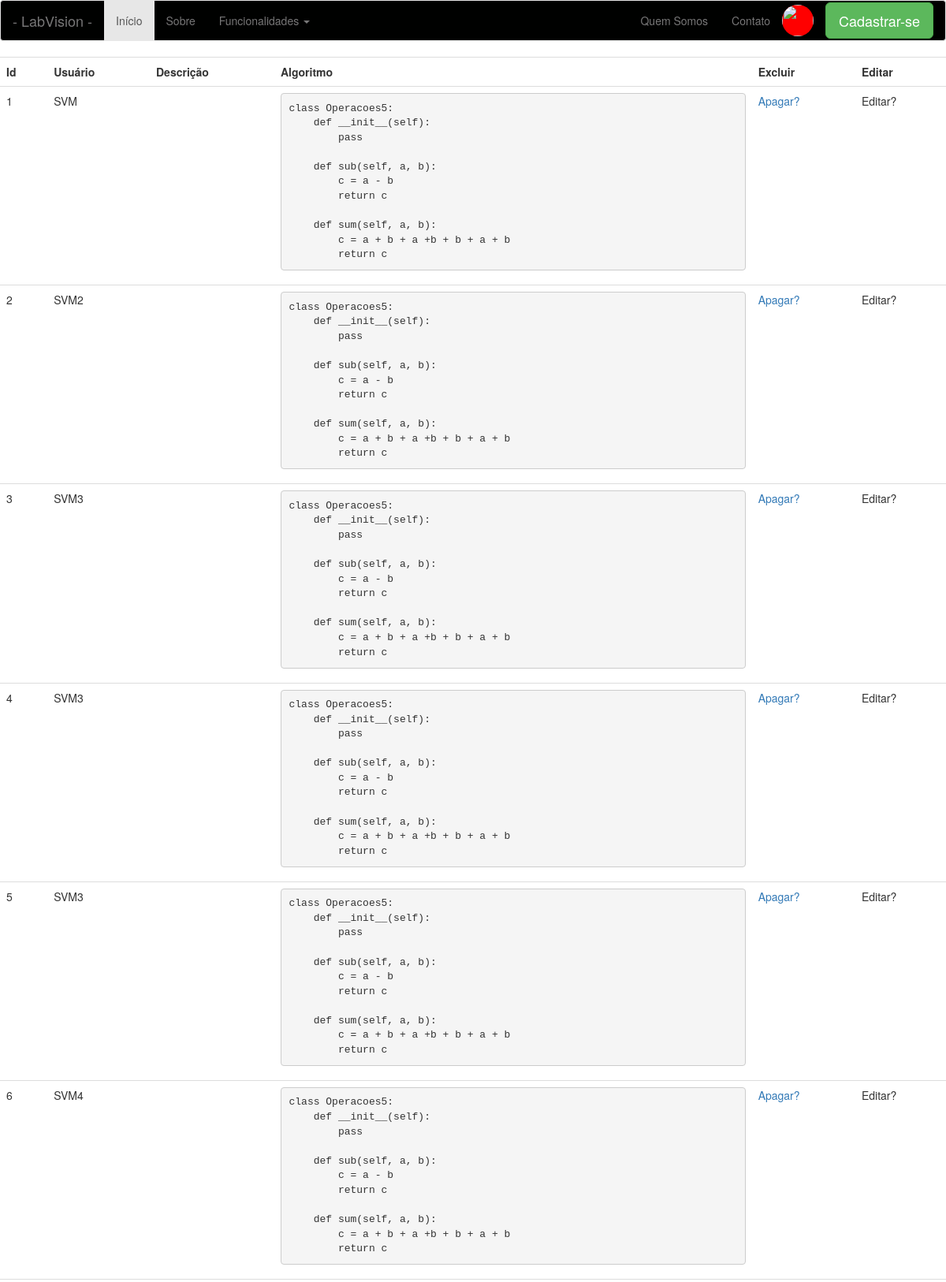
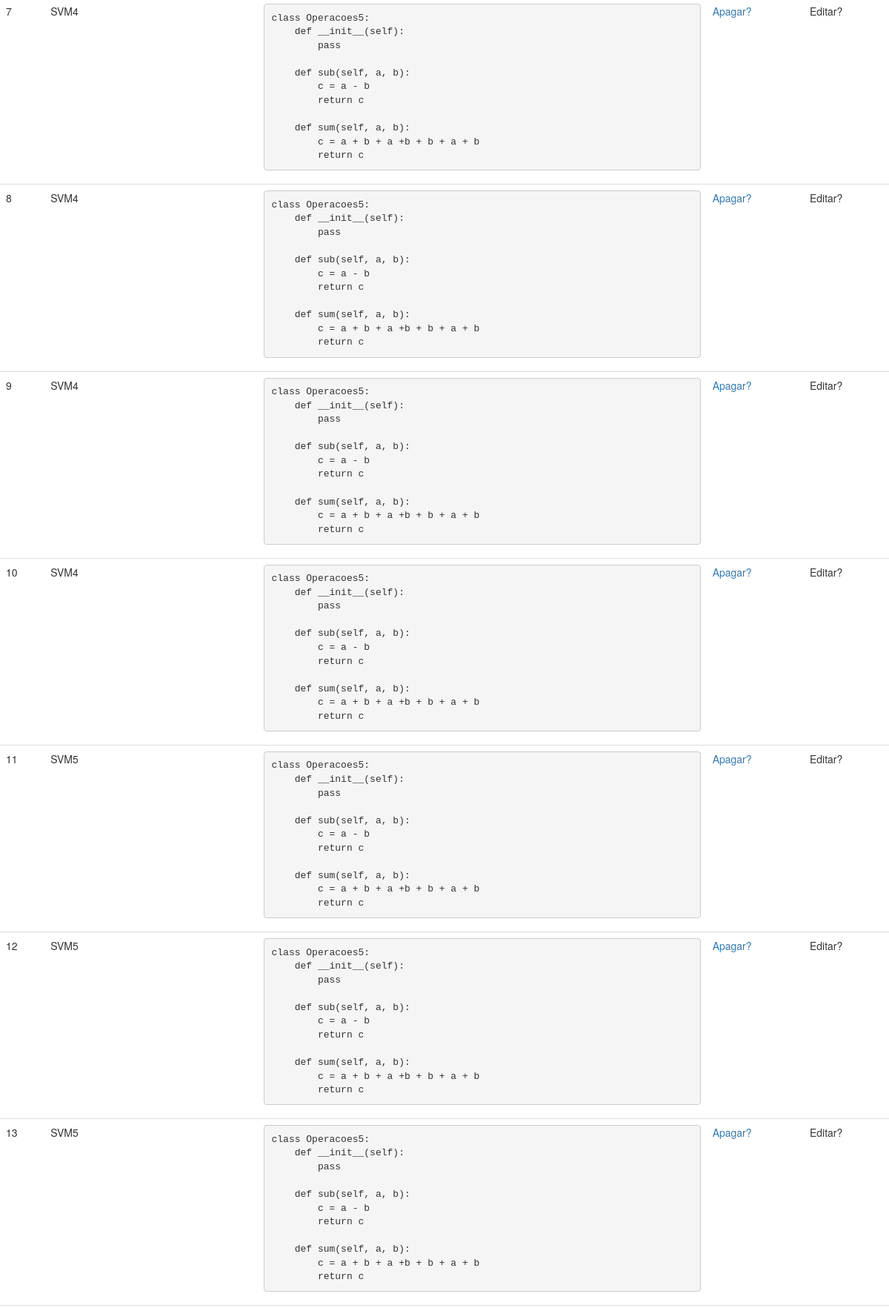
Screenshot of /listar-algoritmos2 (signed in, upper part) with the database file from the repository (2 pictures, top to bottom).
### app/models/tables.py (models this page shows, shortened)
class Algoritmo(db.Model):
    __tablename__= "algoritmos"
    id = db.Column(db.Integer, primary_key=True)
    nome = db.Column(db.String(20))
    algoritmo = db.Column(db.Text)
    usuario = db.Column(db.Integer, db.ForeignKey('usuarios.id'))

### app/controllers/default.py (the view)
@app.route('/listar-algoritmos2', methods=['GET'])
def listar_algoritmos2():
    algoritmo = Algoritmo.query.filter_by(usuario=current_user.get_id()).all()
    return render_template('listar-algoritmos2.html', algoritmo=algoritmo)

### app/controllers/default.py (called while the page is built)
@login_manager.user_loader
def load_user(id):
    return Usuario.query.filter_by(id=id).first()

### app/models/tables.py (called while the page is built)
    def get_id(self):
        return str(self.id)

### app/templates/listar-algoritmos2.html
{% include 'base/head.html' %}
{% include 'base/nav_bar.html' %}
<div class="table-responsive">
    <form action="/grade">
        <table class="table">
            <tr>
                <th>Id</th>
                <th>Usuário</th>
                <th>Descrição</th>
                <th>Algoritmo</th>
                <th>Excluir</th>
                <th>Editar</th>
            </tr>
            {% for a in algoritmo %}
            <tr>
                <td>
                    {{ a.id }}
                </td>
                <td>
                    {{ a.nome }}
                </td>
                <td>
                </td>
                <td>
                    <pre>{{ a.algoritmo }}</pre>
                </td>
                <td>
                    <a href="{{ url_for('cadastrar_algoritmo') }}">Apagar?</a>
                </td>
                <td>
                    Editar?
                </td>
            </tr>
            {% endfor %}
        </table>
    </form>
</div>
{% include 'base/footer.html' %}

### rows the page displays
Algoritmo: id "1", nome "SVM", algoritmo "class Operacoes5: def __init__(self): pass def sub(self, a, b): c = a - b return c def sum(self, a, b): c = a + b + a +b + b + a + b return c"
Algoritmo: id "2", nome "SVM2", algoritmo "class Operacoes5: def __init__(self): pass def sub(self, a, b): c = a - b return c def sum(self, a, b): c = a + b + a +b + b + a + b return c"
Algoritmo: id "3", nome "SVM3", algoritmo "class Operacoes5: def __init__(self): pass def sub(self, a, b): c = a - b return c def sum(self, a, b): c = a + b + a +b + b + a + b return c"
Algoritmo: id "4", nome "SVM3", algoritmo "class Operacoes5: def __init__(self): pass def sub(self, a, b): c = a - b return c def sum(self, a, b): c = a + b + a +b + b + a + b return c"
Algoritmo: id "5", nome "SVM3", algoritmo "class Operacoes5: def __init__(self): pass def sub(self, a, b): c = a - b return c def sum(self, a, b): c = a + b + a +b + b + a + b return c"
Algoritmo: id "6", nome "SVM4", algoritmo "class Operacoes5: def __init__(self): pass def sub(self, a, b): c = a - b return c def sum(self, a, b): c = a + b + a +b + b + a + b return c"
Algoritmo: id "7", nome "SVM4", algoritmo "class Operacoes5: def __init__(self): pass def sub(self, a, b): c = a - b return c def sum(self, a, b): c = a + b + a +b + b + a + b return c"
Algoritmo: id "8", nome "SVM4", algoritmo "class Operacoes5: def __init__(self): pass def sub(self, a, b): c = a - b return c def sum(self, a, b): c = a + b + a +b + b + a + b return c"
Algoritmo: id "9", nome "SVM4", algoritmo "class Operacoes5: def __init__(self): pass def sub(self, a, b): c = a - b return c def sum(self, a, b): c = a + b + a +b + b + a + b return c"
Algoritmo: id "10", nome "SVM4", algoritmo "class Operacoes5: def __init__(self): pass def sub(self, a, b): c = a - b return c def sum(self, a, b): c = a + b + a +b + b + a + b return c"
Algoritmo: id "11", nome "SVM5", algoritmo "class Operacoes5: def __init__(self): pass def sub(self, a, b): c = a - b return c def sum(self, a, b): c = a + b + a +b + b + a + b return c"
Algoritmo: id "12", nome "SVM5", algoritmo "class Operacoes5: def __init__(self): pass def sub(self, a, b): c = a - b return c def sum(self, a, b): c = a + b + a +b + b + a + b return c"
Algoritmo: id "13", nome "SVM5", algoritmo "class Operacoes5: def __init__(self): pass def sub(self, a, b): c = a - b return c def sum(self, a, b): c = a + b + a +b + b + a + b return c"
